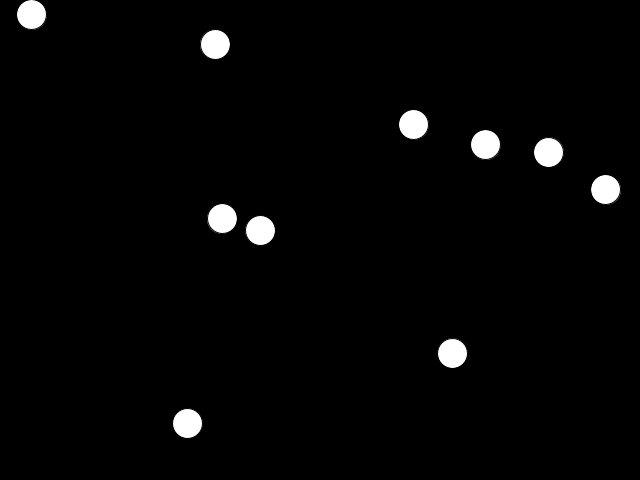
Frame 1 (no input)
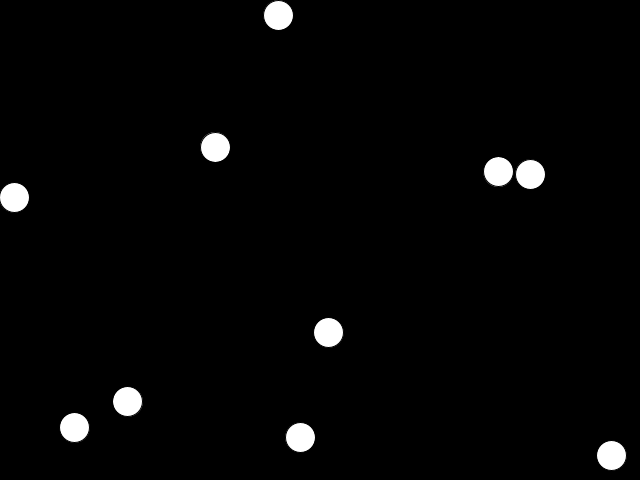
Frame 60 (the mouse pressed at the canvas centre just before this capture)
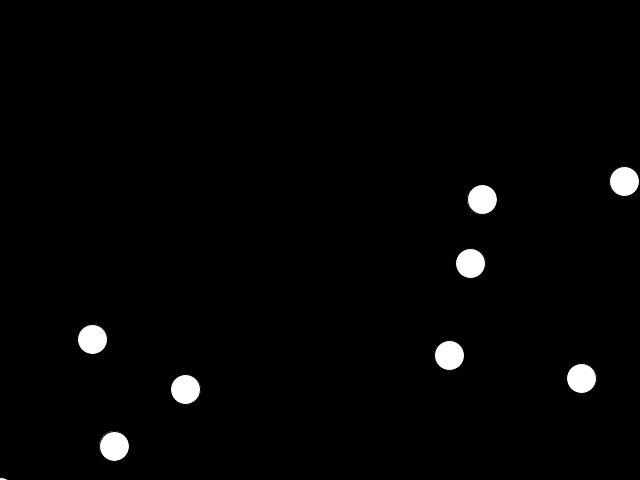
Frame 120 (the mouse held since frame 60 and released just before this capture)

The Processing sketch that drew these frames (run headless with seeded random() and noise(); from frame 60 on, the mouse is pressed at the canvas centre):

// Processing sketch: Some_forces
// ── Some_forces.pde
PVector dragR;
mover[] movers = new mover[10];
drag d;

void setup() {
  size(640, 480);
  d = new drag();
  for (int i= 0; i<movers.length; i++)  
  {
    float x = random( 0, width);
    float y = random (0, height);
    movers[i] = new mover(x, y);
  }
}

void draw() {
  background (0);
  fill(255);
  for (int i= 0; i<movers.length; i++) 
  {
    movers[i].draw();
    movers[i].move();
    movers[i].checkedges();
    dragR = d.dragit(movers[i]);
    movers[i].applyforce(dragR);
  }
}
void mousePressed() {
  for (int i= 0; i<movers.length; i++) 
  {
    PVector wind = new PVector(2, 0);
    movers[i].applyforce(wind);
    {
    }
  }
}

// ── Mover.pde
class mover {
 // PVector Ball;
  PVector Position;
  PVector Velocity;
  PVector Acc;
  PVector force;
  float initialspeed = 6;
 
mover (float x_, float y_) {

 // Ball = new PVector();
  Position = new PVector(x_,y_);
  Velocity = new PVector(random(initialspeed*-1,initialspeed),random(initialspeed*-1,initialspeed));
  Acc = new PVector();
  
  
}

void draw () {
  
  ellipse (Position.x,Position.y,30,30);
  
}

void move() {
 Position.add(Velocity); 
 Velocity.add(Acc);
}

void applyforce(PVector force) {
  Velocity.add(force);
  Acc.add(Velocity);
  Acc.mult(0);
}
void checkedges () {
  if (Position.x > width ) { Position.x = 0; }
  if (Position.x < 0) {Position.x = width; }
  if (Position.y >height) { Position.x =0;}
  if (Position.y <0) { Position.y = height; }
    
}
  
}

// ── drag.pde
class drag {


  drag() {
  }
  PVector dragit(mover m) {
    PVector drag = m.Velocity.get();
    drag.normalize();
    float airD = -.01;
    drag.mult(airD);
    //m.applyforce(drag);
    return drag;
  }
}
